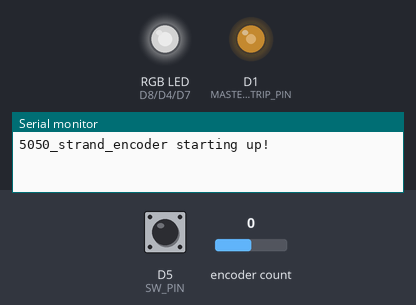
This sketch was run on a simulated ESP8266 (NodeMCU). Shown: an RGB LED mixed from three pins (HIGH = lit), output pins drawn as LEDs (lit = HIGH), the last lines printed to the serial monitor. Inputs (shaded band) come from the test bench; at power-on: encoder count 0, D5 (SW_PIN) HIGH. Dim RGB values are drawn brighter than linear.

Above: at 1.2 s.
1.3 s: encoder count set to 1
At 2.3 s:
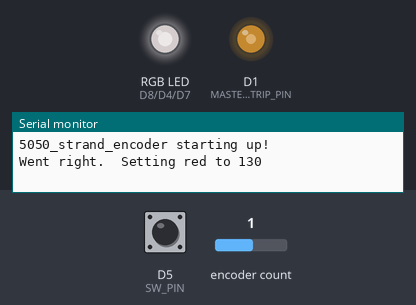
2.8 s: encoder count set to 0
At 3.5 s:
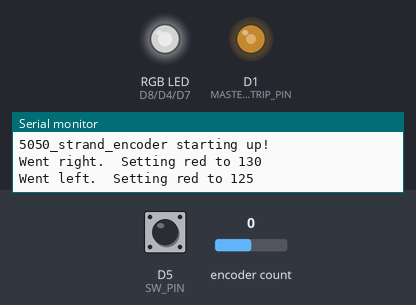
Timing chart, 0 to 5.8 s (numbered marks = the images above; inputs shaded):
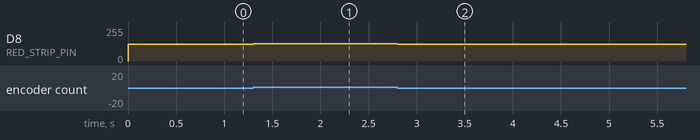

Measured:
- after the input at 1.3 s, D8 (RED_STRIP_PIN): 125/255 → 130/255 at once
- after the input at 2.8 s, D8 (RED_STRIP_PIN): 130/255 → 125/255 at once

The sketch:

5050_strand_encoder.ino
```cpp
#include "Button2.h" //  https://github.com/LennartHennigs/Button2
#include "ESPRotary.h"

#define DT_PIN D0
#define CLK_PIN D6
#define SW_PIN D5

#define ROTARY_PIN1 DT_PIN
#define ROTARY_PIN2 CLK_PIN
#define BUTTON_PIN SW_PIN

#define MASTER_STRIP_PIN D1
#define RED_STRIP_PIN D8
#define GREEN_STRIP_PIN D4
#define BLUE_STRIP_PIN D7

#define CLICKS_PER_STEP 5
#define MAX_POS 255
#define MIN_POS 0
#define START_POS 0
#define INCREMENT 5

ESPRotary r;
Button2 b;
byte currentMode=0;

const char * modes[] = {
  "red",
  "green",
  "blue",
  "master"
};

byte settings[] = {
  125,
  125,
  125,
  125
};

byte stripPins[] = {
  RED_STRIP_PIN,
  GREEN_STRIP_PIN,
  BLUE_STRIP_PIN,
  MASTER_STRIP_PIN
};

void rotaryClockwise(ESPRotary& r) {
  settings[currentMode]=r.getPosition();

  Serial.print("Went right.  Setting ");

  setOnTurn();
}

void rotaryCounterClockwise(ESPRotary& r) {
  settings[currentMode]=r.getPosition();

  Serial.print("Went left.  Setting ");

  setOnTurn();
}

void setOnTurn() {
  Serial.print(modes[currentMode]);
  Serial.print(" to ");
  Serial.println(settings[currentMode]);

  analogWrite(stripPins[currentMode], settings[currentMode]);
}

// single click
void cycleMode(Button2& btn) {
  byte previousMode = currentMode;
  Serial.print("Switching from ");
  Serial.print(modes[previousMode]);

  if(previousMode == 3) {
    currentMode = 0;
  } else {
    currentMode = previousMode+1;
  }

  Serial.print(" to ");
  Serial.println(modes[currentMode]);

  r.resetPosition(settings[currentMode], false);

  Serial.println(settings[currentMode]);
}

// long click
void resetPosition(Button2& btn) {
    Serial.println("Resetting position");
    for(byte i=0;i<4;i++) {
      settings[i]=125;
      analogWrite(stripPins[i], settings[i]);
    }

    r.resetPosition(125, false);
}

void setup() {
  Serial.begin(115200);
  Serial.println("5050_strand_encoder starting up!");

  b.begin(BUTTON_PIN, INPUT_PULLUP, false);
  b.setLongClickHandler(cycleMode);
  b.setDoubleClickHandler(resetPosition);

  r.begin(ROTARY_PIN1, ROTARY_PIN2, CLICKS_PER_STEP, MIN_POS, MAX_POS, START_POS, INCREMENT);
  r.resetPosition(settings[currentMode], false);
  r.setLeftRotationHandler(rotaryCounterClockwise);
  r.setRightRotationHandler(rotaryClockwise);

  pinMode(MASTER_STRIP_PIN, OUTPUT);
  pinMode(RED_STRIP_PIN, OUTPUT);
  pinMode(GREEN_STRIP_PIN, OUTPUT);
  pinMode(BLUE_STRIP_PIN, OUTPUT);

  for(byte i=0;i<4;i++) {
    analogWrite(stripPins[i],settings[i]);
  }
}

void loop() {
  r.loop();
  b.loop();
}
```
